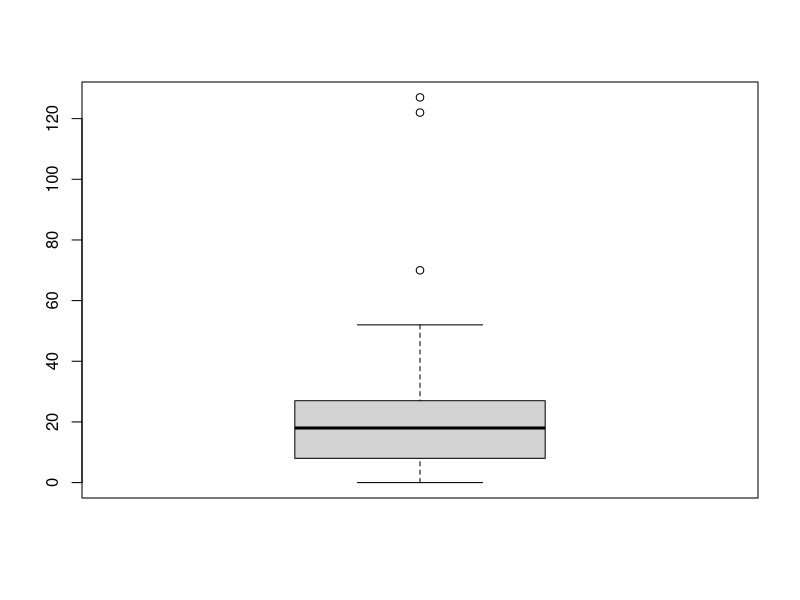

Write the R code that produced this figure.
## ---- chunk 1
library(fitdistrplus)
library(magrittr)
## ---- chunk 2
x <- c(43,
30,
30,
8,
70,
25,
9,
10,
0,
15,
24,
27,
3,
30,
17,
15,
127,
11,
122,
16,
11,
4,
23,
0,
1,
18,
13,
0,
26,
2,
47,
22,
24,
5,
52,
19,
14,
20,
17,
20,
4,
4,
8,
18,
22,
43,
33,
3,
42
)
## ---- chunk 3
poisFit <- fitdist(x,"pois")
summary(poisFit)
normFit <- fitdist(x,"norm")
summary(normFit)
expFit <- fitdist(x,"exp")
summary(expFit)

## ---- chunk 4
boxplot(x)
newnormFit<- subset(x, x<150)
print(newnormFit)
newexpFit<- subset(x, x<60)
print(newexpFit)
newpoisFit<- subset(x, x<60)
print(newpoisFit)

## ---- chunk 5
normFit <- fitdist(newnormFit, "norm")
summary(normFit)
expFit <- fitdist(newexpFit,"exp")
summary(expFit)
poisFit <- fitdist(newpoisFit,"pois")
summary(poisFit)

## ---- chunk 6
gofstat(expFit)
expFit <- gofstat(expFit)%>%print()
expFit$kstest%>%print()
mean (newexpFit)
